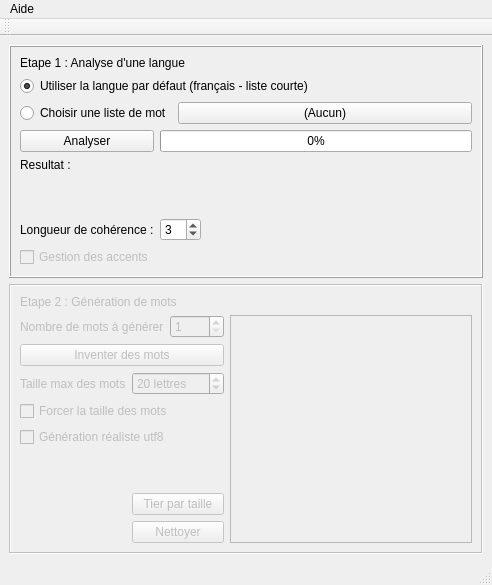
<?xml version="1.0" encoding="UTF-8"?>
<ui version="4.0">
 <class>MainWindow</class>
 <widget class="QMainWindow" name="MainWindow">
  <property name="geometry">
   <rect>
    <x>0</x>
    <y>0</y>
    <width>492</width>
    <height>585</height>
   </rect>
  </property>
  <property name="windowTitle">
   <string>MainWindow</string>
  </property>
  <widget class="QWidget" name="centralwidget">
   <layout class="QVBoxLayout" name="verticalLayout_2">
    <item>
     <widget class="QFrame" name="frame_analyse">
      <property name="frameShape">
       <enum>QFrame::Box</enum>
      </property>
      <property name="frameShadow">
       <enum>QFrame::Raised</enum>
      </property>
      <layout class="QGridLayout" name="gridLayout_2">
       <item row="0" column="0">
        <layout class="QGridLayout" name="layout_analyse">
         <item row="1" column="0">
          <layout class="QGridLayout" name="gridLayout">
           <item row="0" column="1">
            <widget class="QProgressBar" name="progr_Analyse">
             <property name="value">
              <number>0</number>
             </property>
            </widget>
           </item>
           <item row="1" column="0">
            <widget class="QLabel" name="label_Textres">
             <property name="text">
              <string>Resultat :</string>
             </property>
            </widget>
           </item>
           <item row="1" column="1">
            <widget class="QLabel" name="label_ResAnalyse">
             <property name="text">
              <string/>
             </property>
            </widget>
           </item>
           <item row="0" column="0">
            <widget class="QPushButton" name="bouton_LancerAnalyse">
             <property name="text">
              <string>Analyser</string>
             </property>
            </widget>
           </item>
           <item row="4" column="0">
            <widget class="QCheckBox" name="check_accent">
             <property name="enabled">
              <bool>false</bool>
             </property>
             <property name="toolTip">
              <string>Convertit les &quot;é&quot; en &quot;e&quot;, au lieu de faire comme s'il n'existait pas.
 C'est mal fait donc très long, et ça sert à rien sur les listes de mots sans accents</string>
             </property>
             <property name="text">
              <string>Gestion des accents</string>
             </property>
            </widget>
           </item>
           <item row="2" column="1">
            <spacer name="verticalSpacer_2">
             <property name="orientation">
              <enum>Qt::Vertical</enum>
             </property>
             <property name="sizeHint" stdset="0">
              <size>
               <width>20</width>
               <height>40</height>
              </size>
             </property>
            </spacer>
           </item>
           <item row="3" column="0">
            <widget class="QLabel" name="label_lcoh">
             <property name="text">
              <string>Longueur de cohérence :</string>
             </property>
            </widget>
           </item>
           <item row="3" column="1">
            <layout class="QHBoxLayout" name="horizontalLayout_3">
             <item>
              <widget class="QSpinBox" name="spin_lcoh">
               <property name="value">
                <number>3</number>
               </property>
              </widget>
             </item>
             <item>
              <spacer name="horizontalSpacer">
               <property name="orientation">
                <enum>Qt::Horizontal</enum>
               </property>
               <property name="sizeHint" stdset="0">
                <size>
                 <width>40</width>
                 <height>20</height>
                </size>
               </property>
              </spacer>
             </item>
            </layout>
           </item>
          </layout>
         </item>
         <item row="0" column="0">
          <layout class="QGridLayout" name="gridLayout_3">
           <item row="2" column="1" colspan="2">
            <widget class="QPushButton" name="bouton_selecFichier">
             <property name="text">
              <string>(Aucun)</string>
             </property>
            </widget>
           </item>
           <item row="2" column="0">
            <widget class="QRadioButton" name="radio_LanPerso">
             <property name="text">
              <string>Choisir une liste de mot</string>
             </property>
            </widget>
           </item>
           <item row="0" column="0" colspan="3">
            <widget class="QLabel" name="label_Analyse">
             <property name="text">
              <string>Etape 1 : Analyse d'une langue</string>
             </property>
            </widget>
           </item>
           <item row="1" column="0" colspan="3">
            <widget class="QRadioButton" name="radio_LangDef">
             <property name="text">
              <string>Utiliser la langue par défaut (français - liste courte)</string>
             </property>
             <property name="checked">
              <bool>true</bool>
             </property>
            </widget>
           </item>
          </layout>
         </item>
        </layout>
       </item>
      </layout>
     </widget>
    </item>
    <item>
     <widget class="QFrame" name="frame_generation">
      <property name="enabled">
       <bool>false</bool>
      </property>
      <property name="frameShape">
       <enum>QFrame::Box</enum>
      </property>
      <property name="frameShadow">
       <enum>QFrame::Sunken</enum>
      </property>
      <layout class="QVBoxLayout" name="verticalLayout">
       <item>
        <layout class="QGridLayout" name="layout_generation">
         <item row="4" column="1">
          <widget class="QSpinBox" name="spin_tailleMax">
           <property name="suffix">
            <string> lettres</string>
           </property>
           <property name="minimum">
            <number>1</number>
           </property>
           <property name="singleStep">
            <number>2</number>
           </property>
           <property name="value">
            <number>20</number>
           </property>
          </widget>
         </item>
         <item row="9" column="1">
          <widget class="QPushButton" name="bouton_clear">
           <property name="text">
            <string>Nettoyer</string>
           </property>
          </widget>
         </item>
         <item row="7" column="0" colspan="2">
          <spacer name="verticalSpacer">
           <property name="orientation">
            <enum>Qt::Vertical</enum>
           </property>
           <property name="sizeHint" stdset="0">
            <size>
             <width>20</width>
             <height>40</height>
            </size>
           </property>
          </spacer>
         </item>
         <item row="1" column="0" colspan="3">
          <widget class="QLabel" name="label_Generation">
           <property name="text">
            <string>Etape 2 : Génération de mots</string>
           </property>
          </widget>
         </item>
         <item row="4" column="0">
          <widget class="QLabel" name="label_tailleMax">
           <property name="text">
            <string>Taille max des mots</string>
           </property>
          </widget>
         </item>
         <item row="2" column="2" rowspan="8">
          <widget class="QTextEdit" name="text_ResMots">
           <property name="cursor" stdset="0">
            <cursorShape>ArrowCursor</cursorShape>
           </property>
           <property name="readOnly">
            <bool>true</bool>
           </property>
          </widget>
         </item>
         <item row="2" column="0" colspan="2">
          <layout class="QHBoxLayout" name="horizontalLayout_2">
           <item>
            <widget class="QLabel" name="label_NbMotGen">
             <property name="text">
              <string>Nombre de mots à générer</string>
             </property>
            </widget>
           </item>
           <item>
            <widget class="QSpinBox" name="spin_NbMots">
             <property name="minimum">
              <number>1</number>
             </property>
             <property name="maximum">
              <number>9999</number>
             </property>
            </widget>
           </item>
          </layout>
         </item>
         <item row="6" column="0" colspan="2">
          <widget class="QCheckBox" name="check_troll">
           <property name="text">
            <string>Génération réaliste utf8</string>
           </property>
          </widget>
         </item>
         <item row="3" column="0" colspan="2">
          <widget class="QPushButton" name="bouton_GenMots">
           <property name="text">
            <string>Inventer des mots</string>
           </property>
          </widget>
         </item>
         <item row="5" column="0" colspan="2">
          <widget class="QCheckBox" name="check_forceTaille">
           <property name="toolTip">
            <string>Evidemment, avec des mots de 20 lettres, ça marche tout de suite moins bien</string>
           </property>
           <property name="text">
            <string>Forcer la taille des mots</string>
           </property>
          </widget>
         </item>
         <item row="8" column="1">
          <widget class="QPushButton" name="bouton_triTaille">
           <property name="text">
            <string>Tier par taille</string>
           </property>
          </widget>
         </item>
        </layout>
       </item>
      </layout>
     </widget>
    </item>
   </layout>
  </widget>
  <widget class="QMenuBar" name="menubar">
   <property name="geometry">
    <rect>
     <x>0</x>
     <y>0</y>
     <width>492</width>
     <height>27</height>
    </rect>
   </property>
   <widget class="QMenu" name="menuAide">
    <property name="title">
     <string>Aide</string>
    </property>
    <addaction name="action_aide"/>
   </widget>
   <addaction name="menuAide"/>
  </widget>
  <widget class="QStatusBar" name="statusbar"/>
  <widget class="QToolBar" name="toolBar">
   <property name="windowTitle">
    <string>toolBar</string>
   </property>
   <attribute name="toolBarArea">
    <enum>TopToolBarArea</enum>
   </attribute>
   <attribute name="toolBarBreak">
    <bool>false</bool>
   </attribute>
  </widget>
  <action name="action_aide">
   <property name="text">
    <string>Comment ça marche</string>
   </property>
  </action>
 </widget>
 <resources/>
 <connections/>
</ui>
